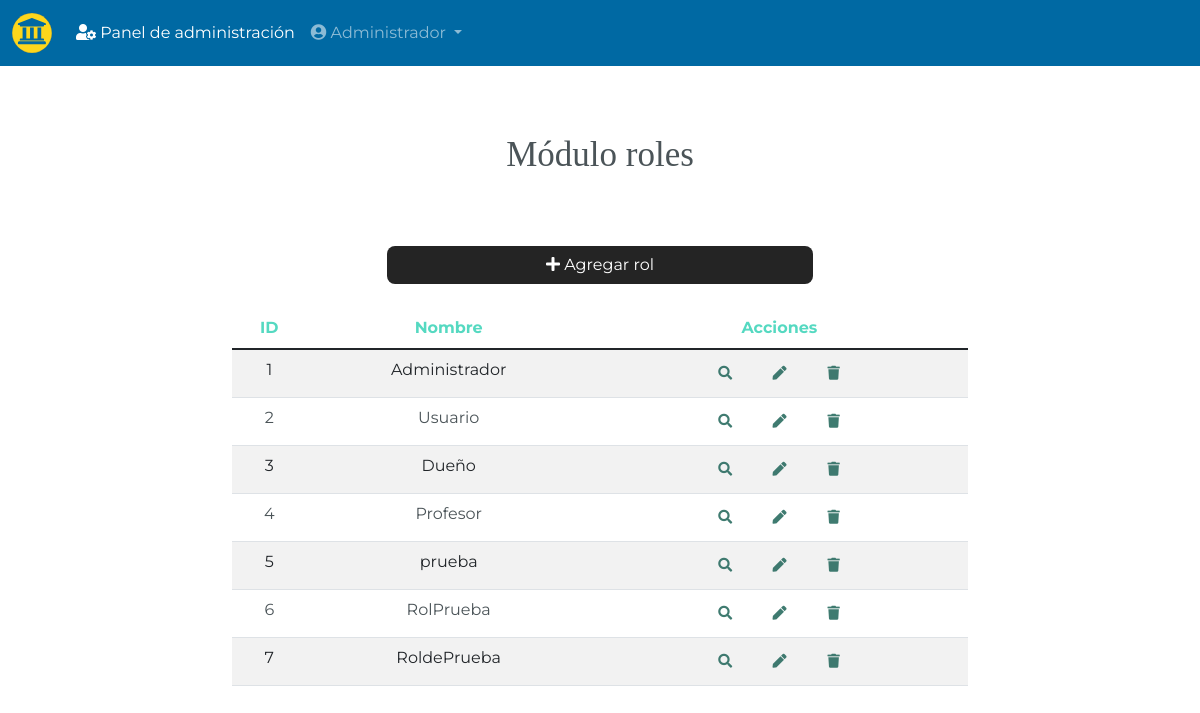
Screenshot of /roles.php (signed in) with the database file from the repository.
### tables this page shows
CREATE TABLE `rol` (
  `id_rol` bigint(20) NOT NULL,
  `nombre` varchar(64) NOT NULL
);

### roles.php (called while the page is built, shortened)
<?php require 'config/database.php'; ?>
<?php include 'includes/header.php'; ?>
<?php include 'pages/pgroles.php'; ?>
<?php include 'includes/footer.php'; ?>

### config/database.php (called while the page is built, shortened)
<?php
function showRol($id_rol, $conn)
{
    try {
        $sql = "SELECT * FROM rol WHERE id_rol = :id_rol";
        $stmt = $conn->prepare($sql);
        $stmt->bindparam(":id_rol", $id_rol);
        $stmt->execute();
        return $stmt->fetchAll();
    } catch (PDOException $e) {
        echo $e->getMessage();
    }
}
function listRol($conn)
{
    try {
        $sql = "SELECT * FROM rol";
        $stmt = $conn->prepare($sql);
        $stmt->execute();
        return $stmt->fetchAll();
    } catch (PDOException $e) {
        echo $e->getMessage();
    }
}

### pages/pgroles.php (the view)
<main class="container">
    <section class="row mt-5">
        <div class="col-md-8 offset-md-2 text-center">
            <h1 class="">Módulo roles</h1>
            <br>
            <a href="roles/add.php" class="btn btn-cancel mt-3">
                <i class="fas fa-plus"></i> Agregar rol
            </a>
            <table class="table table-striped mt-4">
                <thead>
                    <tr class="letter-title">
                        <th>ID</th>
                        <th>Nombre</th>
                        <th>Acciones</th>
                    </tr>
                </thead>
                <tbody>
                    <?php $rol = listRol($conn); ?>
                    <?php foreach ($rol as $rl) : ?>
                        <tr class="letter2">
                            <td><?php echo $rl['id_rol']; ?></td>
                            <td><?php echo $rl['nombre']; ?></td>
                            <td>
                                <a href="roles/show.php?id=<?php echo $rl['id_rol']; ?>" class="btn btn-sm btn-actions">
                                    <i class="fas fa-search"></i>
                                </a>
                                <a href="roles/edit.php?id=<?php echo $rl['id_rol']; ?>" class="btn btn-sm btn-actions">
                                    <i class="fas fa-pen"></i>
                                </a>
                                <a href="javascript:;" class="btn btn-sm btn-actions btn-delete" data-id="<?php echo $rl['id_rol']; ?>" data-dir="roles">
                                    <i class="fas fa-trash"></i>
                                </a>
                            </td>
                        </tr>
                    <?php endforeach ?>
                </tbody>
            </table>
        </div>
    </section>
</main>

### public/css/custom.css (style rules this page uses)
body { font-family: 'Montserrat', sans-serif; background-color: #FFFFFF; }
h1 { font-size: 35px; color: #4B5458; font-family: 'Bitter', serif; margin-top: 20px; margin-bottom: 30px; }
.btn { border-radius: 8px; font-family: 'Montserrat', sans-serif; margin: 0px auto; opacity: 0.9; transition: all 0.25s ease-in; width: 58%; }
.btn-cancel { color: #fff; background-color: #0D0D0D; }
a { font-family: 'Montserrat', sans-serif; }
.btn.btn-sm { width: 50px; }
.btn-actions { color: #2B6D61 !important; }
.letter2 { color: #4B5458; }
.letter-title { color: #55D9C1; }

### rows the page displays
rol: id_rol "1", nombre "Administrador"
rol: id_rol "2", nombre "Usuario"
rol: id_rol "3", nombre "Dueño"
rol: id_rol "4", nombre "Profesor"
rol: id_rol "5", nombre "prueba"
rol: id_rol "6", nombre "RolPrueba"
rol: id_rol "7", nombre "RoldePrueba"

### other values shown
$_SESSION['ss-fullname'] "Administrador"
